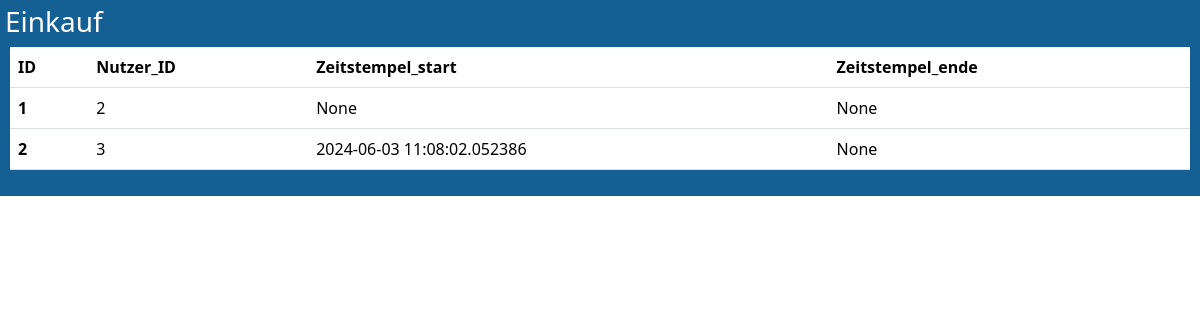
The app's page /Einkauf with its own data.
### model.py (models this page shows, shortened)
class Einkauf(db.Model):
    __tablename__ = 'einkauf'
    ID = db.Column(db.Integer, primary_key=True)
    Nutzer_ID = db.Column(db.Integer, db.ForeignKey('nutzer.ID'))
    Zeitstempel_start = db.Column(db.DateTime)
    Zeitstempel_ende = db.Column(db.DateTime)
    Preis = db.Column(db.Float)
    Bezahlt = db.Column(db.Boolean)
    nutzer = relationship("Nutzer")

### app_admin.py (the view)
@admin.route('/Einkauf')
def show_einkauf():
    einkauf_entries = db.session.query(Einkauf).all()
    column_names =["ID", "Nutzer_ID",  "Zeitstempel_start","Zeitstempel_ende" ]
    return render_template('db_table_view.html', entries=einkauf_entries, column_names=column_names, title = "Einkauf")

### templates/db_table_view.html (shortened to what this page needs)
{% extends "sm_default_import_only.html" %}
{% block content %}
    <div class="dbPage-container">
        <h3>{{title}}</h1>
        <div class = " table-container">
            <table class="table">
                <thead class="thead-light">
                <tr>
                    {% for name in column_names %}
                        <th scope="col">{{ name }}</th>
                    {% endfor %}
                </tr>
                </thead>
                <tbody>
                    {% for entry in entries %}
                        <tr>
                            {% for identifier in column_names %}
                                {% if identifier == "ID" %}
                                    <th scope="row">{{ entry.ID }}</th>
                                {% else %}
                                    <td>{{ entry[identifier]  }}</td>
                                {% endif%}
                            {% endfor %}
                        </tr>
                    {% endfor %}
                </tbody>
            </table>
        </div>
    </div>
{%endblock%}

### static/style.css (style rules this page uses)
header, body, footer { background-color: rgb(24, 115, 180); color: white; height: auto; display: flex; flex-direction: column; }
.dbPage-container { background-color: rgb(20, 95, 148); color: white; flex: 1; overflow: hidden; padding: 5px; height: 75vh; }
.table-container { overflow-y: auto; overflow-x: auto; max-width: 100%; margin: 5px; }
.table { width: 100%; border-collapse: collapse; table-layout: auto; }
td, th { padding : 5px; overflow: hidden; text-overflow: ellipsis; }

### records on screen
Einkauf: ID "1", Nutzer_ID "2" "None" "None"
Einkauf: ID "2", Nutzer_ID "3" "2024-06-03 11:08:02.052386" "None"

### other values on screen
{{ title }} "Einkauf"
{{ name }} "ID" "Nutzer_ID" "Zeitstempel_start" "Zeitstempel_ende"
